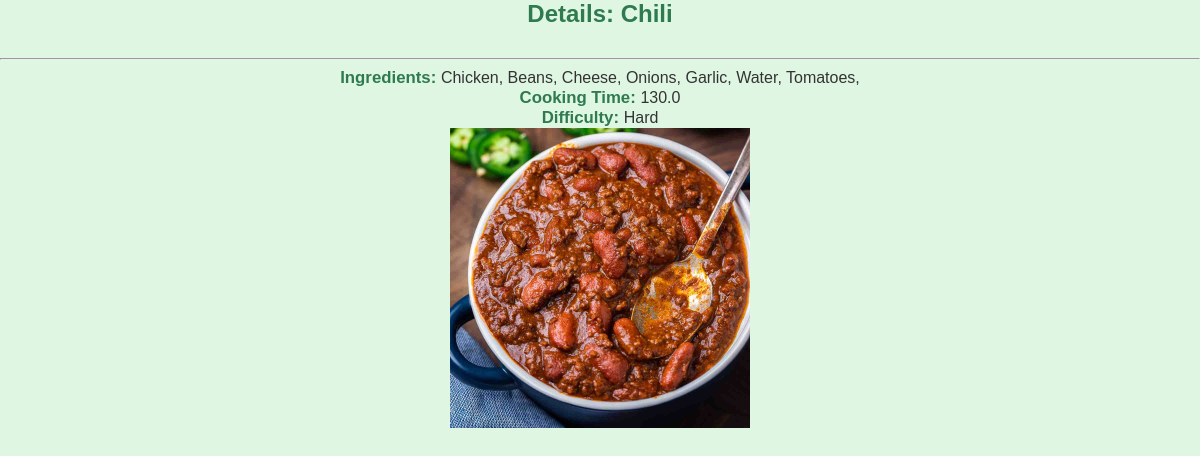
The page /recipes/list/1 (signed in) on the database its author committed.
### recipes/models.py (models this page shows, shortened)
class Recipe(models.Model):
  name = models.CharField(max_length=120)
  ingredients = models.ManyToManyField(Ingredient)
  cooking_time = models.FloatField(
    help_text='in minutes',
    verbose_name = 'cooking_time'
  )
  difficulty = models.CharField(
    max_length=12,
    choices=difficulty_choices,
    default='intermediate'
  )
  pic = models.ImageField(upload_to='recipes', default='no_picture.jpg')

### ingredients/models.py (models this page shows, shortened)
class Ingredient(models.Model):
  name = models.CharField(max_length=120)

### recipes/views.py (the view)
# urls.py: path('list/<pk>', RecipeDetailView.as_view(), name='detail'),
class RecipeDetailView(LoginRequiredMixin, DetailView):
  model = Recipe
  template_name = 'recipes/recipes_detail.html'

### recipes/templates/recipes/recipes_detail.html (shortened to what this page needs)
<h2>Details: {{object.name}}</h2>
<hr>
<b>Ingredients: </b>
    {% for ingredient in object.ingredients.all %}
        {{ingredient.name}},
    {% empty %}
        <li>No ingredients listed</li>
    {% endfor %}
<b>Cooking Time: </b> {{object.cooking_time}} <br>
<b>Difficulty: </b> {{object.difficulty}} <br>
<img src="{{object.pic.url}}" width="300" height="300" />

### recipes/templates/recipes/recipes_detail.html (style rules this page uses)
h2 { color: #2f7a4e; text-align: center; margin-bottom: 30px; }
b { color: #2f7a4e; }
p, b { font-size: 1.05rem; margin: 10px 0; }

### rows shown on the page
Recipe: name "Chili", cooking_time "130.0", difficulty "Hard", pic (picture)
Ingredient: name "Chicken"
Ingredient: name "Beans"
Ingredient: name "Cheese"
Ingredient: name "Onions"
Ingredient: name "Garlic"
Ingredient: name "Water"
Ingredient: name "Tomatoes"
